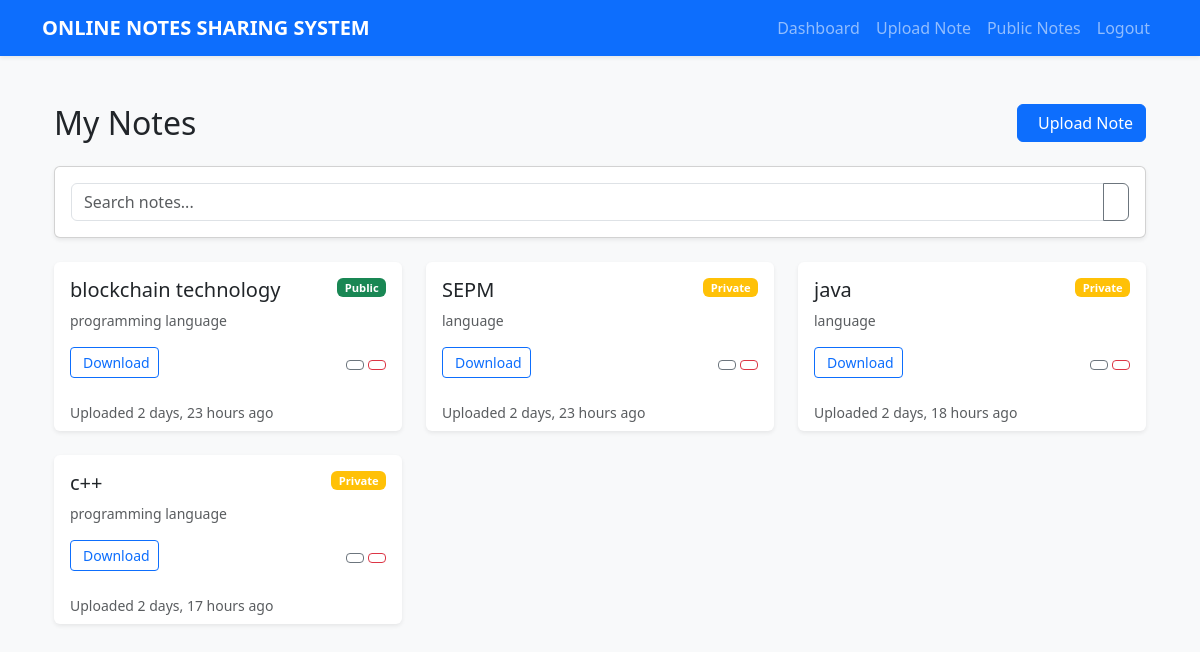
/notes/dashboard/ (signed in), run on the app's committed database.
### notes/models.py (models this page shows, shortened)
class Note(models.Model):
    user = models.ForeignKey(User, on_delete=models.CASCADE)
    title = models.CharField(max_length=200)
    subject = models.CharField(max_length=100)
    file = models.FileField(upload_to='notes_files/')
    uploaded_at = models.DateTimeField(auto_now_add=True)
    public = models.BooleanField(default=True)  # ✅ NEW

### notes/views.py (the view)
# urls.py: path('dashboard/', views.dashboard, name='dashboard'),
@login_required
def dashboard(request):
    query = request.GET.get('q')
    if query:
        notes = Note.objects.filter(user=request.user, title__icontains=query)
    else:
        notes = Note.objects.filter(user=request.user)
    return render(request, 'dashboard.html', {'notes': notes, 'query': query})

### notes/templates/dashboard.html (shortened to what this page needs)
{% extends "base.html" %}
{% block content %}
<div class="container py-4">
    <div class="d-flex justify-content-between align-items-center mb-4">
        <h2 class="mb-0">My Notes</h2>
        <a href="{% url 'upload_note' %}" class="btn btn-primary">
            Upload Note
        </a>
    </div>
    <div class="card mb-4 shadow-sm">
        <div class="card-body">
            <form method="GET" action="">
                <div class="input-group">
                    <input type="text" name="q" class="form-control"
                           placeholder="Search notes..." value="{{ request.GET.q }}">
                    <button class="btn btn-outline-secondary" type="submit">
                    </button>
                </div>
            </form>
        </div>
    </div>
    <div class="row row-cols-1 row-cols-md-2 row-cols-lg-3 g-4">
        {% for note in notes %}
        <div class="col">
            <div class="card h-100 shadow-sm border-0">
                <div class="card-body">
                    <div class="d-flex justify-content-between align-items-start mb-2">
                        <h5 class="card-title mb-0">{{ note.title }}</h5>
                        <span class="badge bg-{% if note.public %}success{% else %}warning{% endif %}">
                            {% if note.public %}Public{% else %}Private{% endif %}
                        </span>
                    </div>
                    <p class="text-muted small mb-3">{{ note.subject }}</p>
                    <div class="d-flex justify-content-between align-items-center">
                        <a href="{{ note.file.url }}" class="btn btn-sm btn-outline-primary">
                            Download
                        </a>
                        <div>
                            <a href="{% url 'update_note' note.id %}" class="btn btn-sm btn-outline-secondary">
                            </a>
                            <a href="{% url 'delete_note' note.id %}"
                               class="btn btn-sm btn-outline-danger"
                               onclick="return confirm('Delete this note?')">
                            </a>
                        </div>
                    </div>
                </div>
                <div class="card-footer bg-transparent border-top-0 text-muted small">
                    Uploaded {{ note.uploaded_at|timesince }} ago
                </div>
            </div>
        </div>
        {% empty %}
        <div class="col-12">
            <div class="alert alert-info text-center">
                No notes found. Upload your first note!
            </div>
        </div>
        {% endfor %}
    </div>
</div>
{% endblock %}

### notes/templates/base.html (style rules this page uses)
body { background-color: #f8f9fa; }

### notes/templates/dashboard.html (style rules this page uses)
.card { transition: transform 0.2s, box-shadow 0.2s; }
.badge { font-size: 0.7rem; padding: 0.35em 0.65em; }

### data on the page
Note: title "blockchain technology", public "Public", subject "programming language", uploaded_at "2 days, 23 hours"
Note: title "SEPM", public "Private", subject "language", uploaded_at "2 days, 23 hours"
Note: title "java", public "Private", subject "language", uploaded_at "2 days, 18 hours"
Note: title "c++", public "Private", subject "programming language", uploaded_at "2 days, 17 hours"
